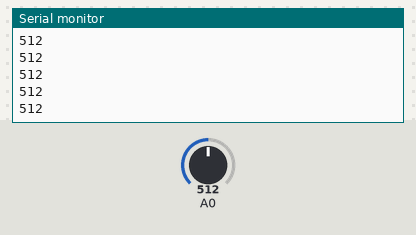
The sketch below on a simulated Arduino Uno, built with avr-gcc and run on an emulated ATmega328P. On the bench: the last lines printed to the serial monitor. Inputs (shaded band) come from the test bench; at power-on: A0 = 512.

Above: at 1.2 s.
1.3 s: A0 set to 716
At 1.31 s:
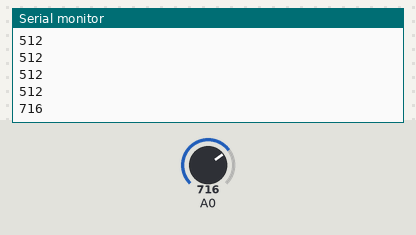
2.8 s: A0 set to 900
At 2.81 s:
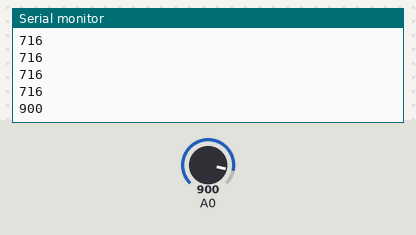
Timing chart, 0 to 5.8 s (numbered marks = the images above; inputs shaded):
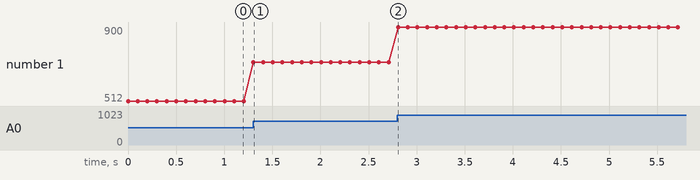

The sketch:

Task1.1.1.ino
```cpp
void setup() {
  Serial.begin(9600);
  pinMode(A0, INPUT);
}

void loop() {
  int IR = analogRead(A0);
  Serial.println(IR);
  delay(100);
}
```

Measured:
- after the input at 1.3 s, the serial monitor: prints a new line at once (image 1)
- after the input at 2.8 s, the serial monitor: prints a new line at once (image 2)
- plotted number 1: 512 → 716 after the input at 1.3 s, 716 → 900 after the input at 2.8 s
